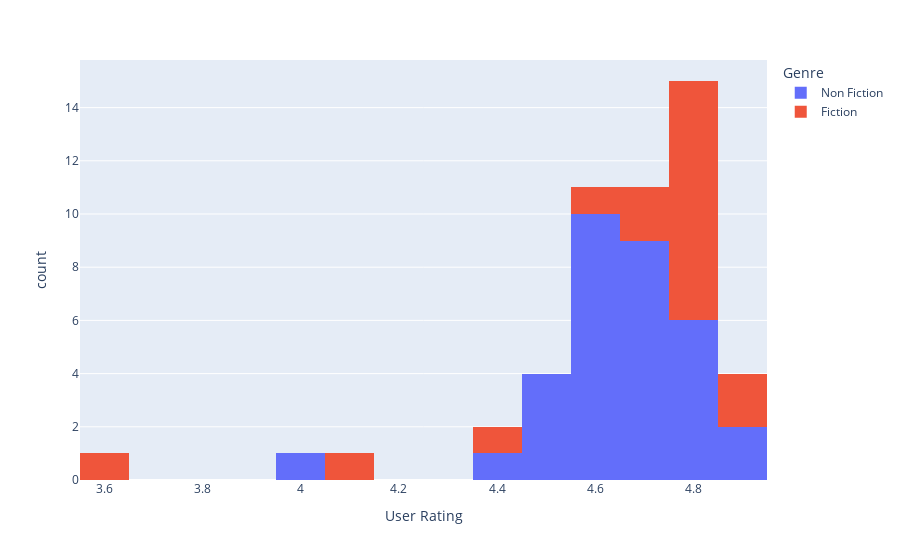

The notebook cell this image was saved under:
### Code cell
px.histogram(df_2015, 
            x ='User Rating',
            color ='Genre',
            barmode='stack')

### Figure 1 — Plotly figure (JSON) as saved in the notebook; plotly's stock layout.template omitted (floating-point values rounded to 4 significant figures)
{"data": [{"alignmentgroup": "True", "bingroup": "x", "hovertemplate": "Genre=Non Fiction<br>User Rating=%{x}<br>count=%{y}<extra></extra>", "legendgroup": "Non Fiction", "marker": {"color": "#636efa", "pattern": {"shape": ""}}, "name": "Non Fiction", "offsetgroup": "Non Fiction", "orientation": "v", "showlegend": true, "type": "histogram", "x": [4.6, 4.4, 4.5, 4.6, 4.6, 4.6, 4.8, 4.7, 4.8, 4.8, 4.6, 4.7, 4.7, 4.7, 4.7, 4.9, 4.9, 4.6, 4.5, 4.6, 4.6, 4.5, 4.7, 4, 4.8, 4.7, 4.8, 4.7, 4.5, 4.8, 4.6, 4.7, 4.6], "xaxis": "x", "yaxis": "y"}, {"alignmentgroup": "True", "bingroup": "x", "hovertemplate": "Genre=Fiction<br>User Rating=%{x}<br>count=%{y}<extra></extra>", "legendgroup": "Fiction", "marker": {"color": "#EF553B", "pattern": {"shape": ""}}, "name": "Fiction", "offsetgroup": "Fiction", "orientation": "v", "showlegend": true, "type": "histogram", "x": [4.6, 4.8, 4.8, 3.6, 4.4, 4.8, 4.9, 4.8, 4.8, 4.8, 4.1, 4.7, 4.8, 4.9, 4.8, 4.7, 4.8], "xaxis": "x", "yaxis": "y"}], "layout": {"barmode": "stack", "legend": {"title": {"text": "Genre"}, "tracegroupgap": 0}, "margin": {"t": 60}, "xaxis": {"anchor": "y", "domain": [0, 1], "title": {"text": "User Rating"}}, "yaxis": {"anchor": "x", "domain": [0, 1], "title": {"text": "count"}}}}
